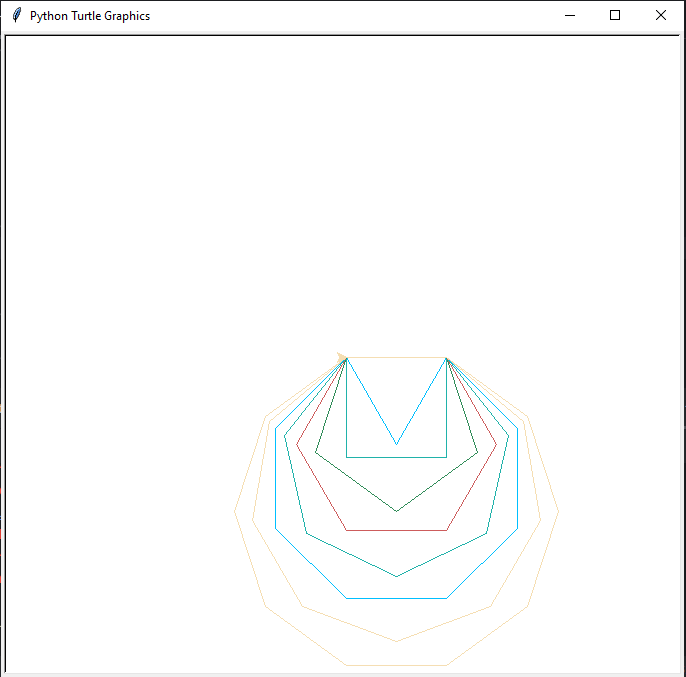

Reproduce this figure in Python.
from turtle import Turtle, Screen  # Importing turtle graphics and screen control
import random  # For generating random colors

# Create a turtle named timmy and set its drawing speed
timmy = Turtle()
timmy.speed(1)  # Speed 1 is slow, so we can see the shapes being drawn clearly

# List of nice colors to randomly use for the shapes
colours = ["CornflowerBlue", "DarkOrchid", "IndianRed", "DeepSkyBlue",
           "LightSeaGreen", "wheat", "SlateGray", "SeaGreen"]

# Function to draw a shape with 'num_sides' sides
def draw_shape(num_sides):
    angle = 360 / num_sides  # Total degrees in a circle divided by number of sides
    for _ in range(num_sides):
        timmy.forward(100)  # Draw one side of the shape
        timmy.right(angle)  # Turn to draw the next side

# Loop through shapes from triangle (3 sides) to decagon (10 sides)
for shape_side_n in range(3, 11):
    timmy.color(random.choice(colours))  # Change to a random color for each shape
    draw_shape(shape_side_n)  # Draw the shape

# Set up the screen so it doesn’t close immediately
my_screen = Screen()
print(my_screen.canvheight)  # Optional: prints the height of the canvas
my_screen.exitonclick()  # Keeps the window open until you click on it
